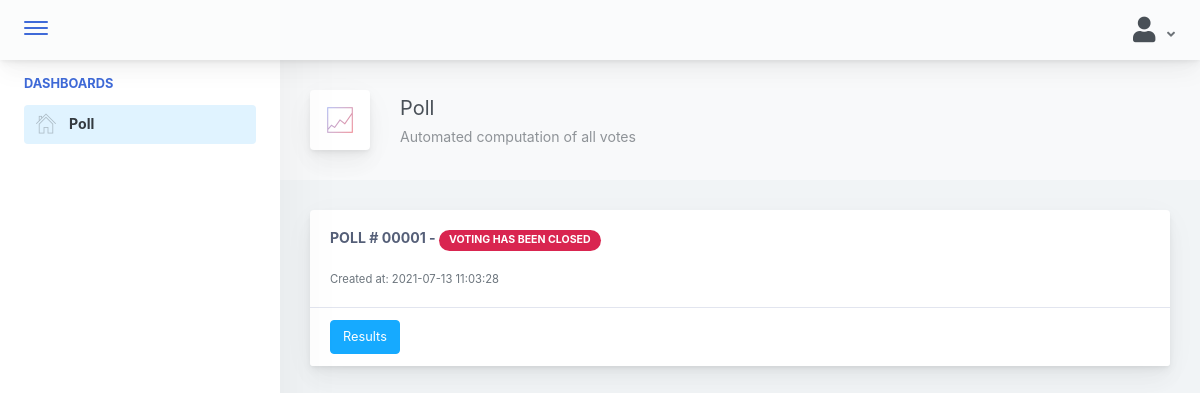
Page /voter/pages/poll.php (signed in) on the committed database.
### tables this page shows
CREATE TABLE `poll_file` (
  `poll_id` int NOT NULL AUTO_INCREMENT,
  `created_at` datetime NOT NULL,
  `started_at` datetime DEFAULT NULL,
  `end_at` datetime DEFAULT NULL,
  `poll_status` int NOT NULL,
  PRIMARY KEY (`poll_id`)
);

CREATE TABLE `status_file` (
  `status_id` int NOT NULL AUTO_INCREMENT,
  `status_name` varchar(50) NOT NULL,
  PRIMARY KEY (`status_id`)
);

### model/select_queries.php (called while the page is built, shortened)
<?php
	class Select
	{
        private $conn;
		public function __construct($db){
			$this->conn = $db;
		}
		public function getPositions(){
			$query = " SELECT * FROM positions_file";
			$this->conn->setAttribute( PDO::ATTR_ERRMODE, PDO:: ERRMODE_WARNING);
			$sel = $this->conn->prepare($query);
			$sel->execute();
			return $sel;
        }
		public function getPoll(){
			$query = " SELECT LPAD(poll_id, 5, '0') as poll_no, poll_id, poll_status, status_name, created_at, (SELECT poll_id FROM poll_file ORDER BY poll_id DESC LIMIT 1) as latest_poll FROM poll_file, status_file WHERE poll_status=status_id ORDER BY poll_id DESC";
			$this->conn->setAttribute( PDO::ATTR_ERRMODE, PDO:: ERRMODE_WARNING);
			$sel = $this->conn->prepare($query);
			$sel->execute();
			return $sel;
        }
    }
?>

### voter/pages/poll.php (the view, shortened to what this page needs)
<!doctype html>
<html lang="en">
<?php
    include '../../voter/components/header.php';
    include '../../model/select_queries.php';
    $con = new connection();
    $db = $con->connect();
    $select = new Select($db);
?>
<body>
<div class="app-container app-theme-white body-tabs-shadow fixed-sidebar fixed-header">
    <?php
        include '../../voter/components/navbar.php';
        include '../../voter/components/sidebar.php';
        include '../../voter/components/semi-navbar.php';
        include '../../voter/components/accordion.php';
    ?>
</div>
</body>
</html>

### voter/components/accordion.php (shortened to what this page needs)
<div class="row">
    <div class="col-md-12">
        <?php
            $query = $select->getPoll();
            while($row = $query->fetch(PDO::FETCH_ASSOC)){
                $poll = $row['latest_poll'];
                if($row['poll_status'] == 5){
                    echo '
                    <div class="main-card mb-3 card">
                        <div class="card-body">
                            <h5 class="card-title">POLL # '.$row['poll_no'].' - ';
                            if($row['poll_status'] == 4){
                                echo ' <div class="mb-2 mr-2 badge badge-pill badge-danger">'.$row['status_name'].'</div>';
                            }
                            else{
                                echo ' <div class="mb-2 mr-2 badge badge-pill badge-primary">'.$row['status_name'].'</div>';
                            }
                            echo '</h5>
                            <small class="form-text text-muted">Created at: '.$row['created_at'].'</small>
                            <div class="collapse mt-3" id="card-collapse'.$row['poll_id'].'">
                                <div class="col-md-12">
                                    <div id="accordion-'.$poll.'" class="accordion-wrapper _poll-parent-div">
                                    ';
                                    $collapse_no = 0;
                                    $query2 = $select->getPositionsInPoll($row['poll_id']);
                                    while($row2 = $query2->fetch(PDO::FETCH_ASSOC)){
                                        $isActive = $row['poll_status'] == 5 ? 'is_poll_active' : '';
                                        echo'
                                            <div class="card '.$isActive.' _poll-parent-div">
                                                <div pos_id="'.$row2['pos_id'].'" pos_name="'.$row2['pos_name'].'" class="card-header">
                                                    <button type="button" data-toggle="collapse" data-target="#collapse'.$collapse_no.'-'.$poll.'" aria-expanded="true" aria-controls="collapseOne" class="text-left m-0 p-0 btn btn-link btn-block">
                                                        <h6 class="m-0 p-0">'.$row2['pos_name'].'</h6>
                                                    </button>
                                                </div>
                                                <div data-parent="#accordion-'.$poll.'" id="collapse'.$collapse_no.'-'.$poll.'" aria-labelledby="headingOne" class="collapse">
                                                    <div class="card-body">
                                                        <table class="table table-hover table-bordered" id="candidate-table">
                                                            <thead>
                                                                <tr>
                                                                    <th colspan="3">Name</th>
                                                                    <th>Address</th>
                                                                    <th>Age</th>
                                                                    <th>Department</th>
                                                                    <th>Votes</th>
                                                                    <th>Actions</th>
                                                                </tr>
                                                            </thead>
                                                            <tbody>';
                                                                $president = $select->getRepresentativesInPoll($row['poll_id'], $row2['pos_id']);
                                                                while($pres = $president->fetch(PDO::FETCH_ASSOC)){
                                                                    echo '<tr>';
                                                                    $voted = $select->votedFor(1, $_SESSION['voters_id'], $poll, $pres['voters_id'])->fetch(PDO::FETCH_ASSOC);
                                                                    $doneVote = $select->doneVote(1, $_SESSION['voters_id'], $poll)->fetch(PDO::FETCH_ASSOC);
                                                                    if ($doneVote['done_vote'] != 0) {
                                                                            $deptArr = [];
                                                                            $deptReps = $select->getRepresentatives($poll, $_SESSION['voters_id']);
                                                                            while($votedReps = $deptReps->fetch(PDO::FETCH_ASSOC)){
                                                                                if(!in_array($votedReps['rep_id'], $deptArr)) {
                                                                                    $deptArr[] = $votedReps['rep_id'];
                                                                                }
                                                                            }
                                                                            if (in_array($pres['voters_id'], $deptArr)) {
                                                                                echo '<td style="text-align: center">
                                                                                <button class="mb-2 mr-2 btn btn-primary">VOTED</button>
                                                                            </td>';
                                                                            }  else {
                                                                                echo '<td style="text-align: center">
                                                                                        <i class="fa fa fa-times"></i>
                                                                                </td>';
                                                                            }
                                                                    } else {
                                                                        if ($pres['pos_name'] == "Department Representatives" || $pres['pos_name'] == "Department Representative") {
                                                                            echo '<td style="text-align: center">
                                                                                <div class="custom-radio custom-control">
                                                                                    <input type="radio" id="radio'.$ctr.'-'.$poll.'" name="'.$pres['user_department'].'" class="position-'.$row2['pos_id'].' custom-control-input president representatives" value="'.$pres['voters_id'].'" position="president" candidate-name="'.$pres['user_fullname'].'">
                                                                                    <label class="custom-control-label" for="radio'.$ctr.'-'.$poll.'"><i class="fa fa fa-check"></i></label>
                                                                                </div>
                                                                            </td>';
                                                                        } else {
                                                                            echo '<td style="text-align: center">
                                                                                <div class="custom-radio custom-control">
                                                                                    <input type="radio" id="radio'.$ctr.'-'.$poll.'" name="president-radio-'.$collapse_no.'-'.$poll.'" class="position-'.$row2['pos_id'].' custom-control-input president" value="'.$pres['voters_id'].'" position="president" candidate-name="'.$pres['user_fullname'].'">
                                                                                    <label class="custom-control-label" for="radio'.$ctr.'-'.$poll.'"><i class="fa fa fa-check"></i></label>
                                                                                </div>
                                                                            </td>';
                                                                        }
                                                                    }
                                                                    echo '
                                                                        <td style="width: 70px; text-align: center"><i class="fa fa-user fa-2x"></i></td>
                                                                        <td style="width: 160px">'.$pres['user_fullname'].'</td>
                                                                        <td>'.$pres['user_address'].'</td>
                                                                        <td>'.$pres['user_age'].'</td>';
                                                                        if ($pres['user_department'] && $pres['pos_name'] == "Department Representatives" || $pres['pos_name'] == "Department Representative") {
                                                                            echo '<td>'.$pres['user_department'].'</td>';
                                                                        } else {
                                                                            echo '<td>---</td>';
                                                                        }
                                                                        echo '
                                                                        <td>'.$pres['total_votes'].'</td>
                                                                        <td style="text-align: center">
                                                                        <button class="mb-2 mr-2 btn btn-primary details" data-toggle="modal" data-target="#candidate-info" value="'.$pres['user_id'].'"><i class="fa fa-id-card"></i> More Details</button>
                                                                        </td>
                                                                    </tr>
                                                                    ';
                                                                    $ctr++;
                                                                }
                                                            echo '
                                                            </tbody>
                                                        </table>
                                                    </div>
                                                </div>
                                            </div>
                                        ';
                                        $collapse_no++;
                                    }
                                echo'
                                    </div>
                                </div>
                            </div>
                        </div>
                        <div class="card-footer">';
                        $isVoted = $select->alreadyVoted($poll, $_SESSION['voters_id'])->fetch(PDO::FETCH_ASSOC);
                        if (!$isVoted['voted']) {
                            echo '
                            <button type="button" data-toggle="collapse" href="#card-collapse'.$row['poll_id'].'" class="btn mr-2 btn-primary">Select Candidates</button>
                            ';
                        } else {
                            echo '
                            <button type="button" data-toggle="collapse" href="#card-collapse'.$row['poll_id'].'" class="btn mr-2 btn-primary">Candidates</button>
                            ';
                        }
                        echo '
                            <button type="button" data-toggle="modal" data-target="#real-time-leaderboard" class="btn mr-2 mb-0 btn-info real-time-leaderboard" value="'.$row['poll_id'].'">Real-Time Leaderboard</button>';
                            if (!$isVoted['voted']) {
                                echo '
                                <button type="button" id="_submit-votes" class="btn mr-2 mb-0 btn-info" value="'.$row['poll_id'].'"><i class="fa fa-paper-plane" aria-hidden="true" title="Copy to use stop"></i>  Submit Votes</button>
                                ';
                            }
                            echo'
                        </div>
                    </div>
                    ';
                }
                else{
                    if($row['poll_status'] == 4){
                        echo '
                        <div class="main-card mb-3 card">
                            <div class="card-body">
                                <h5 class="card-title">POLL # '.$row['poll_no'].' - ';
                                if($row['poll_status'] == 4){
                                    echo ' <div class="mb-2 mr-2 badge badge-pill badge-danger">'.$row['status_name'].'</div>';
                                }
                                else{
                                    echo ' <div class="mb-2 mr-2 badge badge-pill badge-primary">'.$row['status_name'].'</div>';
                                }
                                echo '</h5>
                                <small class="form-text text-muted">Created at: '.$row['created_at'].'</small>
                            </div>
                            <div class="card-footer">
                                <button status="'.$row['poll_status'].'" type="button" data-toggle="modal" data-target="#real-time-leaderboard" class="btn mr-2 mb-0 btn-info real-time-leaderboard" value="'.$row['poll_id'].'">Results</button>
                            </div>
                        </div>
                        ';
                    }
                }
            }
        ?>
    </div>
</div>

### voter/components/header.php (style rules this page uses)
body:not(.modal-open) { padding-right: 0px !important; }

### rows in the picture
poll_file: poll_no "00001", status_file.status_name "VOTING HAS BEEN CLOSED", created_at "2021-07-13 11:03:28", $row['poll_id'] 1 (drawn)
